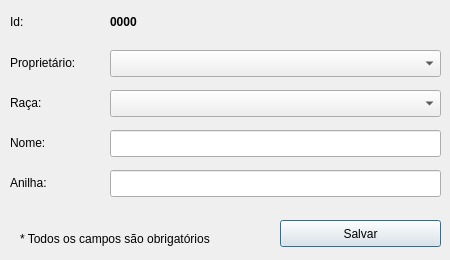
<?xml version="1.0" encoding="UTF-8"?>
<ui version="4.0">
 <class>UpdateBird</class>
 <widget class="QDialog" name="UpdateBird">
  <property name="geometry">
   <rect>
    <x>0</x>
    <y>0</y>
    <width>450</width>
    <height>260</height>
   </rect>
  </property>
  <property name="windowTitle">
   <string>Dialog</string>
  </property>
  <widget class="QLabel" name="label_2">
   <property name="geometry">
    <rect>
     <x>20</x>
     <y>230</y>
     <width>241</width>
     <height>17</height>
    </rect>
   </property>
   <property name="text">
    <string>* Todos os campos são obrigatórios</string>
   </property>
  </widget>
  <widget class="QLineEdit" name="washerLine">
   <property name="geometry">
    <rect>
     <x>110</x>
     <y>170</y>
     <width>331</width>
     <height>27</height>
    </rect>
   </property>
  </widget>
  <widget class="QLineEdit" name="nameLine">
   <property name="geometry">
    <rect>
     <x>110</x>
     <y>130</y>
     <width>331</width>
     <height>27</height>
    </rect>
   </property>
  </widget>
  <widget class="QLabel" name="label_5">
   <property name="geometry">
    <rect>
     <x>10</x>
     <y>94</y>
     <width>67</width>
     <height>17</height>
    </rect>
   </property>
   <property name="text">
    <string>Raça:</string>
   </property>
  </widget>
  <widget class="QLabel" name="label_3">
   <property name="geometry">
    <rect>
     <x>10</x>
     <y>174</y>
     <width>67</width>
     <height>17</height>
    </rect>
   </property>
   <property name="text">
    <string>Anilha:</string>
   </property>
  </widget>
  <widget class="QComboBox" name="ownersBox">
   <property name="geometry">
    <rect>
     <x>110</x>
     <y>50</y>
     <width>331</width>
     <height>27</height>
    </rect>
   </property>
  </widget>
  <widget class="QLabel" name="label">
   <property name="geometry">
    <rect>
     <x>10</x>
     <y>134</y>
     <width>67</width>
     <height>17</height>
    </rect>
   </property>
   <property name="text">
    <string>Nome:</string>
   </property>
  </widget>
  <widget class="QPushButton" name="addSave">
   <property name="geometry">
    <rect>
     <x>280</x>
     <y>220</y>
     <width>161</width>
     <height>27</height>
    </rect>
   </property>
   <property name="text">
    <string>Salvar</string>
   </property>
  </widget>
  <widget class="QLabel" name="label_4">
   <property name="geometry">
    <rect>
     <x>10</x>
     <y>54</y>
     <width>91</width>
     <height>17</height>
    </rect>
   </property>
   <property name="text">
    <string>Proprietário:</string>
   </property>
  </widget>
  <widget class="QComboBox" name="racesBox">
   <property name="geometry">
    <rect>
     <x>110</x>
     <y>90</y>
     <width>331</width>
     <height>27</height>
    </rect>
   </property>
  </widget>
  <widget class="QLabel" name="label_6">
   <property name="geometry">
    <rect>
     <x>10</x>
     <y>13</y>
     <width>91</width>
     <height>17</height>
    </rect>
   </property>
   <property name="text">
    <string>Id:</string>
   </property>
  </widget>
  <widget class="QLabel" name="id_bird">
   <property name="geometry">
    <rect>
     <x>110</x>
     <y>13</y>
     <width>331</width>
     <height>17</height>
    </rect>
   </property>
   <property name="font">
    <font>
     <weight>75</weight>
     <bold>true</bold>
    </font>
   </property>
   <property name="text">
    <string>0000</string>
   </property>
  </widget>
 </widget>
 <resources/>
 <connections/>
</ui>
